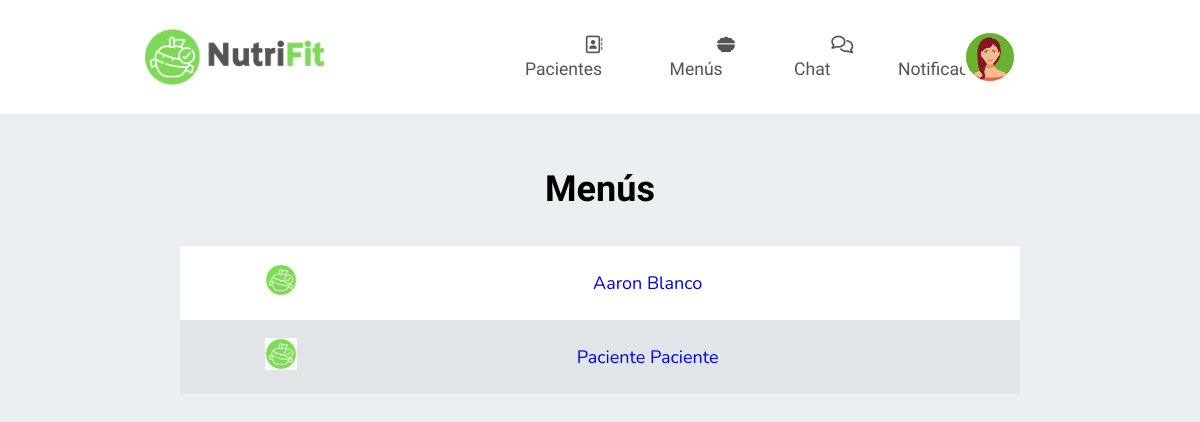
The app's page /views/nutricionista_menu.php (signed in), older data.
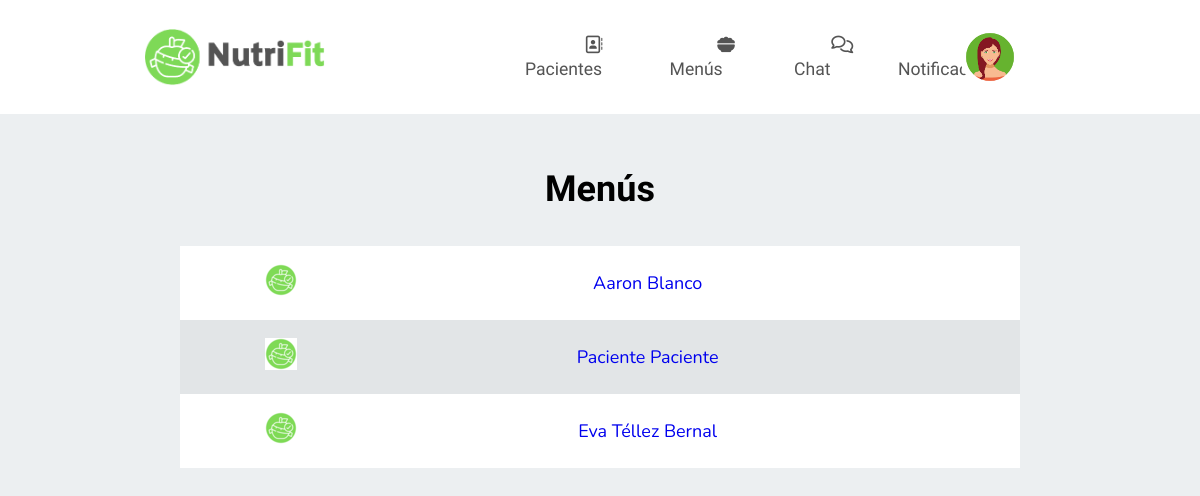
The same page, newer data.
### tables this page shows
CREATE TABLE `usuarios` (
  `id` int(11) NOT NULL,
  `nombre` varchar(20) NOT NULL,
  `apellidos` varchar(40) NOT NULL,
  `fecha_nacimiento` date NOT NULL,
  `dni` char(9) NOT NULL,
  `sexo` enum('Mujer','Hombre') NOT NULL,
  `correo_electronico` varchar(40) NOT NULL,
  `password` varchar(15) NOT NULL,
  `rol_id` int(2) NOT NULL
);

### views/nutricionista_menu.php (the view, shortened to what this page needs)
<!DOCTYPE html>
<html lang="en">
<head>
    <link rel="stylesheet" href="../css/style.css">
</head>
<body class="registro">
    <header>
        <a href="index_nutricionista.php" id="logo"><img src="../img/3.png"></a>
        <nav>
            <ul id="menu">
                <li><a href="index_nutricionista.php"><i class="fa-regular fa-address-book"></i> Pacientes</a></li>
                <li><a href="nutricionista_menu.php"><i class="fa-solid fa-bowl-food"></i> Menús</a></li>
                <li><a href="#"><i class="fa-regular fa-comments"></i> Chat</a></li>
                <li><a href="#"><i class="fa-regular fa-bell"></i> Notificaciones</a></li>
            </ul>
        </nav>
        <div id="user">
            <div id="profile" onclick="menuToggle();">
                <img src="../img/icon.png">
            </div>
        </div>
    </header>
    <br>
    <br>
    <br>
    <br>
    <br>
    <br>
    <br>
    <h1 class="admin">Menús</h1>
    <table class="admin">
    <?php
        $db = new Database();
        $conexion = $db->connect();
        $sql=$conexion->query("select * from usuarios where rol_id='3'");
        while ($datos = $sql->fetchObject()){ ?>
            <tr class="admin">
            <td class="admin"><img src="../img/favicon-32x32.png" alt=""></td>
            <td class="admin"><a href="menu_semanal_nutri_cliente.php?id=<?= $datos->id?>"><?= $datos->nombre?> <?= $datos->apellidos?></a></td>
            <td class="admin"></td>
        </tr>
        <?php }
        ?>
    </table>
</body>
</html>

Row changes from the older to the newer data that the page shows:
added usuarios: nombre "Eva", apellidos "Téllez Bernal"
